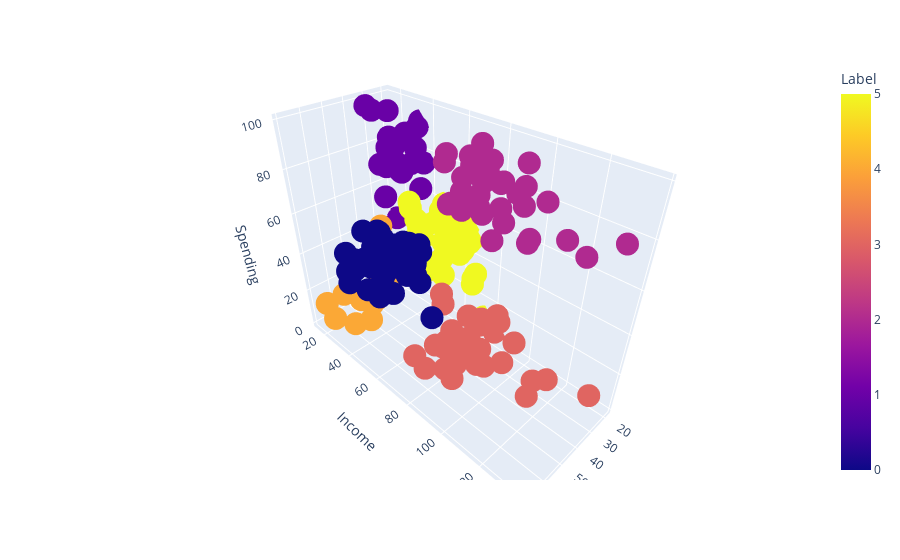

Source (notebook cell):
### Code cell
import plotly.express as px
px.scatter_3d(data_frame=X2, x='Age', y='Income', z='Spending', color='Label')

### Figure 1 — Plotly figure (JSON) as saved in the notebook; plotly's stock layout.template omitted (floating-point values rounded to 4 significant figures; data arrays with more than 128 entries replaced by an {"elided": "..."} marker saying what was removed)
{"data": [{"hovertemplate": "Age=%{x}<br>Income=%{y}<br>Spending=%{z}<br>Label=%{marker.color}<extra></extra>", "legendgroup": "", "marker": {"color": {"elided": "200 int values"}, "coloraxis": "coloraxis", "symbol": "circle"}, "mode": "markers", "name": "", "scene": "scene", "showlegend": false, "type": "scatter3d", "x": {"elided": "200 int values"}, "y": {"elided": "200 int values"}, "z": {"elided": "200 int values"}}], "layout": {"coloraxis": {"colorbar": {"title": {"text": "Label"}}, "colorscale": [[0, "#0d0887"], [0.1111, "#46039f"], [0.2222, "#7201a8"], [0.3333, "#9c179e"], [0.4444, "#bd3786"], [0.5556, "#d8576b"], [0.6667, "#ed7953"], [0.7778, "#fb9f3a"], [0.8889, "#fdca26"], [1, "#f0f921"]]}, "legend": {"tracegroupgap": 0}, "margin": {"t": 60}, "scene": {"domain": {"x": [0, 1], "y": [0, 1]}, "xaxis": {"title": {"text": "Age"}}, "yaxis": {"title": {"text": "Income"}}, "zaxis": {"title": {"text": "Spending"}}}}}
